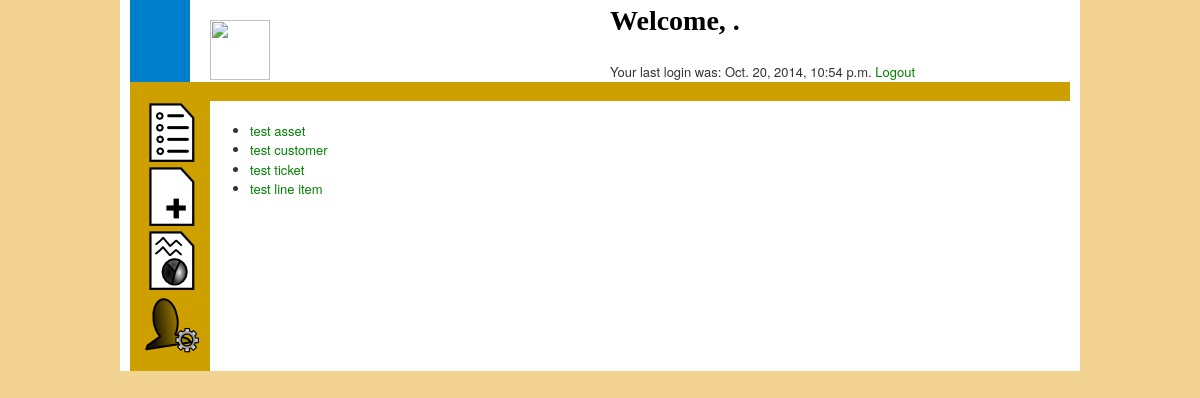
Page /core/index/ (signed in) on the committed database.
### core/models.py (models this page shows, shortened)
class Node(models.Model):
    parent = models.ForeignKey("self", blank=True, null=True)
    name = models.CharField(max_length=160)
    desc = models.TextField(max_length=1600)
    date_created = models.DateTimeField('date created',auto_now_add=True)
    date_updated = models.DateTimeField('date updated',auto_now=True)

### core/views.py (the view)
def index(request):
    node_list = []
    latest_node_list = Node.objects.order_by('-date_updated')
    template = loader.get_template('core/index.html')
    for node in latest_node_list:
        for child in node.node_set.all():
            if(child.name == "flags"):
                node_list.append(node.pk)
    queryset = Node.objects.filter(pk__in=node_list)
    latest_node_list = queryset
    context = {'latest_node_list': latest_node_list}
    return render(request, 'core/index.html', context)

### core/templates/core/index.html (shortened to what this page needs)
{% extends "core/base.html" %}
{% block content %}
{% load static %}
{% load staticfiles %}
<link rel="stylesheet" type="text/css" href="{% static 'core/style.css' %}" />
<link rel="stylesheet" type="text/css" href="{% static 'core/css/tablestyle.css' %}" />
<link rel="stylesheet" type="text/css" href="//cdn.datatables.net/1.10.0/css/jquery.dataTables.css">
{% if latest_node_list %}
    <ul>
    {% for node in latest_node_list %}
        <li><a href="/core/{{ node.id }}/">{{ node.name }}</a></li>
    {% endfor %}
    </ul>
{% else %}
    <p>No nodes are available.</p>
{% endif %}
{%endblock%}

### core/templates/core/base.html (shortened to what this page needs)
{% load staticfiles %}
{% load static %}
<html>
  <head>
	<link rel="stylesheet" type="text/css" href="{% static 'core/css/demo.css' %}" media="screen" />
	<link rel="stylesheet" type="text/css" href="{% static 'core/style.css' %}" />
	<link rel="stylesheet" type="text/css" href="{% static 'core/css/reset.css' %}" />
	<link rel="stylesheet" type="text/css" href="{% static 'core/css/text.css' %}" />
	<link rel="stylesheet" type="text/css" href="{% static 'core/css/960.css' %}" />
  </head>
<body>
<div class="container_12">
	<div class="grid_1">
	</div>
	<div class="grid_2">
	<br><a href="{% url 'index'%}">
        <img src="{% static 'core/images/logo_test4_161x60.png'%}" align="left" height="60"/>
           </a>
	</div>
	<div class="grid_6 prefix_3">
        {% if user.is_authenticated %}
            <h1>Welcome, {{ user.first_name }}.</h1>
            Your last login was: {{ user.last_login}}
            <a href="/core/logout/">Logout</a>
        {%elif  display_type == "Login" %}
        {% else %}
            <h1>Welcome, Guest!</h1>
            <p>Please ..
                <a href="/core/register/" id="id_register">|Register|</a> or
                <a href="/core/login/" id="id_login">|Login|</a>
            </p>
        {% endif %}
    </div>
	<div class="grid_12">
	<div style="background:#CDA000;"><br></div>
	</div><div class="clear"></div>
	<div id="container"  class="grid_12">
		<div id="sidebar" class="grid_1" >
		<div id="centered_link">
			<a href="{% url 'index' %}" id="base_list" title="Index">
				<img src="{% static 'core/images/Icon_list.png'%}"/></a>
			<BR>
			<a href="{% url 'index' %}" id="base_new" title="Create New">
				<img src="{% static 'core/images/Icon_new.png'%}"/></a>
			<BR>
			<a href="{% url 'index' %}" id="base_reports" title="Reports">
				<img src="{% static 'core/images/Icon_reports.png'%}"/></a>
			<BR>
			<a href="{% url 'index' %}" id="base_user_settings" title="User Settings">
				<img src="{% static 'core/images/Icon_user_settings.png'%}"/></a>
			<BR>
		</div>
		</div>
		<div id="content-block">
			<BR>
			<div id="template_content" class="grid_10">
            {% if user.is_authenticated or  display_type == "Register" %}
                {% block content %}
                {% endblock %}
            {%elif  display_type == "Login" %}
            {% else %}
                <h1>Guest Accounts are not authorized for access.</h1>
                <p>Please ..
                    <a href="/core/register/" id="id_register">|Register|</a> or
                    <a href="/core/login/" id="id_login">|Login|</a>
                </p>
            {% endif %}
<BR>
			</div>
		</div>
</body>
</html>

### core/static/core/css/demo.css (style rules this page uses)
body { background: #F3D392; color: #333; font-size: 11px; height: auto; padding-bottom: 10px; }
a { color: #fff; text-decoration: none; }
h1 { color: #000000; font-family: Calibri; font-weight: normal; padding-top: 20px; text-align: left; padding-bottom: 20px }
.container_12, .container_16, .container_24 { background-color: #fff; background-repeat: repeat-y; margin-bottom: 20px; }
.container_12 { background-image: url(../img/12_col.gif); }

### core/static/core/style.css (style rules this page uses)
a { color: green; }
h1 { font-size: 28px; font-weight:bold; }
#container { overflow: hidden; }
#content-block { overflow: hidden; border-left: 80px solid #CDA000; }
#sidebar { background-color: #CDA000; overflow: hidden; margin-right: -80px; display: inline; text-align:center; }
#centered_link { margin:auto auto auto 0; text-align:center; }
#template_content { border-radius:25px; min-height:250px; }

### core/static/core/css/text.css (style rules this page uses)
body { font: 13px/1.5 "Helvetica Neue", Arial, "Liberation Sans", FreeSans, sans-serif; }
h1 { font-size: 25px; }
ul { list-style: disc; }
li { margin-left: 30px; }
p, dl, hr, h1, h2, h3, h4, h5, h6, ol, ul, pre, table, address, fieldset, figure { margin-bottom: 20px; }

### core/static/core/css/960.css (style rules this page uses)
body { min-width: 960px; }
.container_12, .container_16 { margin-left: auto; margin-right: auto; width: 960px; }
.grid_1, .grid_2, .grid_3, .grid_4, .grid_5, .grid_6, .grid_7, .grid_8, .grid_9, .grid_10, .grid_11, .grid_12, .grid_13, .grid_14, .grid_15, .grid_16 { display: inline; float: left; margin-left: 10px; margin-right: 10px; }
.container_12 .grid_6, .container_16 .grid_8 { width: 460px; }
.container_12 .grid_12, .container_16 .grid_16 { width: 940px; }
.container_12 .grid_1 { width: 60px; }
.container_12 .grid_2 { width: 140px; }
.container_12 .grid_10 { width: 780px; }
.container_12 .prefix_3, .container_16 .prefix_4 { padding-left: 240px; }
.clearfix:before, .clearfix:after, .container_12:before, .container_12:after, .container_16:before, .container_16:after { content: '.'; display: block; overflow: hidden; visibility: hidden; font-size: 0; line-height: 0; width: 0; height: 0; }
.clearfix:after, .container_12:after, .container_16:after { clear: both; }
.clearfix, .container_12, .container_16 { zoom: 1; }

### rows in the picture
Node: name "test asset"
Node: name "test customer"
Node: name "test ticket"
Node: name "test line item"

### other values in the picture
{{ user.last_login }} "Oct. 20, 2014, 10:54 p.m."
